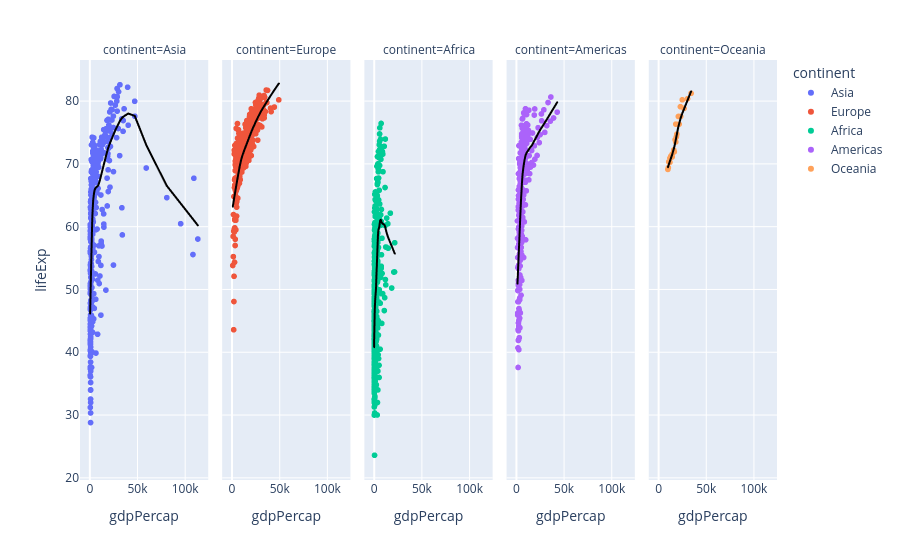

Source (notebook cell):
### Code cell
# px.scatter

# python -m pip install statsmodels
# trendline="ols"는 statsmodels 패키지가 필요

print(df_gapminder["continent"].unique())

fig = px.scatter(df_gapminder, x="gdpPercap", y="lifeExp",
                 color="continent",
                 trendline="lowess",
                 trendline_color_override="black",
                 facet_col="continent")

# trendline 파라미터로 산점도에 추세선을 추가
# "ols"                 선형 추세선
# "lowess"              곡선 형태의 추세선 (비선형)
# "rolling"             이동평균 추세선
# "expanding"           누적평균 추세선

# facet_col="continent"
# "continent" 컬럼의 값으로 컬럼을 분할

fig.show()

### Figure 1 — Plotly figure (JSON) as saved in the notebook; plotly's stock layout.template omitted (floating-point values rounded to 4 significant figures; data arrays with more than 128 entries replaced by an {"elided": "..."} marker saying what was removed)
{"data": [{"hovertemplate": "continent=Asia<br>gdpPercap=%{x}<br>lifeExp=%{y}<extra></extra>", "legendgroup": "Asia", "marker": {"color": "#636efa", "symbol": "circle"}, "mode": "markers", "name": "Asia", "showlegend": true, "type": "scattergl", "x": {"elided": "396 float values"}, "xaxis": "x", "y": {"elided": "396 float values"}, "yaxis": "y"}, {"hovertemplate": "<b>LOWESS trendline</b><br><br>continent=Asia<br>gdpPercap=%{x}<br>lifeExp=%{y} <b>(trend)</b><extra></extra>", "legendgroup": "Asia", "line": {"color": "black"}, "marker": {"color": "#636efa", "symbol": "circle"}, "mode": "lines", "name": "Asia", "showlegend": false, "type": "scattergl", "x": {"elided": "396 float values"}, "xaxis": "x", "y": {"elided": "396 float values"}, "yaxis": "y"}, {"hovertemplate": "continent=Europe<br>gdpPercap=%{x}<br>lifeExp=%{y}<extra></extra>", "legendgroup": "Europe", "marker": {"color": "#EF553B", "symbol": "circle"}, "mode": "markers", "name": "Europe", "showlegend": true, "type": "scattergl", "x": {"elided": "360 float values"}, "xaxis": "x2", "y": {"elided": "360 float values"}, "yaxis": "y2"}, {"hovertemplate": "<b>LOWESS trendline</b><br><br>continent=Europe<br>gdpPercap=%{x}<br>lifeExp=%{y} <b>(trend)</b><extra></extra>", "legendgroup": "Europe", "line": {"color": "black"}, "marker": {"color": "#EF553B", "symbol": "circle"}, "mode": "lines", "name": "Europe", "showlegend": false, "type": "scattergl", "x": {"elided": "360 float values"}, "xaxis": "x2", "y": {"elided": "360 float values"}, "yaxis": "y2"}, {"hovertemplate": "continent=Africa<br>gdpPercap=%{x}<br>lifeExp=%{y}<extra></extra>", "legendgroup": "Africa", "marker": {"color": "#00cc96", "symbol": "circle"}, "mode": "markers", "name": "Africa", "showlegend": true, "type": "scattergl", "x": {"elided": "624 float values"}, "xaxis": "x3", "y": {"elided": "624 float values"}, "yaxis": "y3"}, {"hovertemplate": "<b>LOWESS trendline</b><br><br>continent=Africa<br>gdpPercap=%{x}<br>lifeExp=%{y} <b>(trend)</b><extra></extra>", "legendgroup": "Africa", "line": {"color": "black"}, "marker": {"color": "#00cc96", "symbol": "circle"}, "mode": "lines", "name": "Africa", "showlegend": false, "type": "scattergl", "x": {"elided": "624 float values"}, "xaxis": "x3", "y": {"elided": "624 float values"}, "yaxis": "y3"}, {"hovertemplate": "continent=Americas<br>gdpPercap=%{x}<br>lifeExp=%{y}<extra></extra>", "legendgroup": "Americas", "marker": {"color": "#ab63fa", "symbol": "circle"}, "mode": "markers", "name": "Americas", "showlegend": true, "type": "scattergl", "x": {"elided": "300 float values"}, "xaxis": "x4", "y": {"elided": "300 float values"}, "yaxis": "y4"}, {"hovertemplate": "<b>LOWESS trendline</b><br><br>continent=Americas<br>gdpPercap=%{x}<br>lifeExp=%{y} <b>(trend)</b><extra></extra>", "legendgroup": "Americas", "line": {"color": "black"}, "marker": {"color": "#ab63fa", "symbol": "circle"}, "mode": "lines", "name": "Americas", "showlegend": false, "type": "scattergl", "x": {"elided": "300 float values"}, "xaxis": "x4", "y": {"elided": "300 float values"}, "yaxis": "y4"}, {"hovertemplate": "continent=Oceania<br>gdpPercap=%{x}<br>lifeExp=%{y}<extra></extra>", "legendgroup": "Oceania", "marker": {"color": "#FFA15A", "symbol": "circle"}, "mode": "markers", "name": "Oceania", "showlegend": true, "type": "scattergl", "x": [10040.0, 10950.0, 12220.0, 14530.0, 16790.0, 18330.0, 19480.0, 21890.0, 23420.0, 27000.0, 30690.0, 34440.0, 10560.0, 12250.0, 13180.0, 14460.0, 16050.0, 16230.0, 17630.0, 19010.0, 18360.0, 21050.0, 23190.0, 25190.0], "xaxis": "x5", "y": [69.12, 70.33, 70.93, 71.1, 71.93, 73.49, 74.74, 76.32, 77.56, 78.83, 80.37, 81.23, 69.39, 70.26, 71.24, 71.52, 71.89, 72.22, 73.84, 74.32, 76.33, 77.55, 79.11, 80.2], "yaxis": "y5"}, {"hovertemplate": "<b>LOWESS trendline</b><br><br>continent=Oceania<br>gdpPercap=%{x}<br>lifeExp=%{y} <b>(trend)</b><extra></extra>", "legendgroup": "Oceania", "line": {"color": "black"}, "marker": {"color": "#FFA15A", "symbol": "circle"}, "mode": "lines", "name": "Oceania", "showlegend": false, "type": "scattergl", "x": [10040.0, 10560.0, 10950.0, 12220.0, 12250.0, 13180.0, 14460.0, 14530.0, 16050.0, 16230.0, 16790.0, 17630.0, 18330.0, 18360.0, 19010.0, 19480.0, 21050.0, 21890.0, 23190.0, 23420.0, 25190.0, 27000.0, 30690.0, 34440.0], "xaxis": "x5", "y": [69.46, 69.7, 69.88, 70.45, 70.46, 70.88, 71.45, 71.48, 72.29, 72.41, 72.72, 73.31, 73.83, 73.86, 74.36, 74.72, 75.94, 76.4, 77.14, 77.28, 78.04, 78.74, 80.13, 81.55], "yaxis": "y5"}], "layout": {"annotations": [{"font": {}, "showarrow": false, "text": "continent=Asia", "x": 0.092, "xanchor": "center", "xref": "paper", "y": 1, "yanchor": "bottom", "yref": "paper"}, {"font": {}, "showarrow": false, "text": "continent=Europe", "x": 0.296, "xanchor": "center", "xref": "paper", "y": 1, "yanchor": "bottom", "yref": "paper"}, {"font": {}, "showarrow": false, "text": "continent=Africa", "x": 0.5, "xanchor": "center", "xref": "paper", "y": 1, "yanchor": "bottom", "yref": "paper"}, {"font": {}, "showarrow": false, "text": "continent=Americas", "x": 0.704, "xanchor": "center", "xref": "paper", "y": 1, "yanchor": "bottom", "yref": "paper"}, {"font": {}, "showarrow": false, "text": "continent=Oceania", "x": 0.908, "xanchor": "center", "xref": "paper", "y": 1, "yanchor": "bottom", "yref": "paper"}], "legend": {"title": {"text": "continent"}, "tracegroupgap": 0}, "margin": {"t": 60}, "xaxis": {"anchor": "y", "domain": [0, 0.184], "title": {"text": "gdpPercap"}}, "xaxis2": {"anchor": "y2", "domain": [0.204, 0.388], "matches": "x", "title": {"text": "gdpPercap"}}, "xaxis3": {"anchor": "y3", "domain": [0.408, 0.592], "matches": "x", "title": {"text": "gdpPercap"}}, "xaxis4": {"anchor": "y4", "domain": [0.612, 0.796], "matches": "x", "title": {"text": "gdpPercap"}}, "xaxis5": {"anchor": "y5", "domain": [0.816, 1], "matches": "x", "title": {"text": "gdpPercap"}}, "yaxis": {"anchor": "x", "domain": [0, 1], "title": {"text": "lifeExp"}}, "yaxis2": {"anchor": "x2", "domain": [0, 1], "matches": "y", "showticklabels": false}, "yaxis3": {"anchor": "x3", "domain": [0, 1], "matches": "y", "showticklabels": false}, "yaxis4": {"anchor": "x4", "domain": [0, 1], "matches": "y", "showticklabels": false}, "yaxis5": {"anchor": "x5", "domain": [0, 1], "matches": "y", "showticklabels": false}}}
